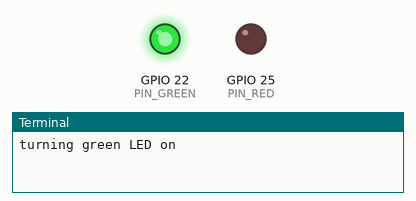
The program below on a simulated Raspberry Pi (BCM pin numbers). On the bench: output pins drawn as LEDs (lit = HIGH), the last lines printed to the terminal. At 40.0 s the program stops and its outputs stay as they are.

Above: at 1.0 s.
At 5.0 s:
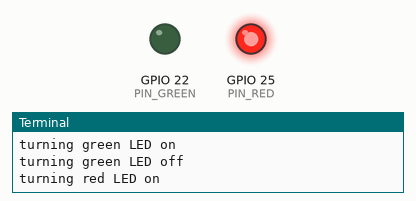
At 7.0 s:
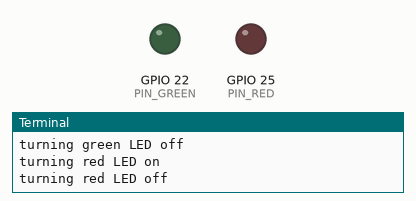
Timing chart, 0 to 10.4 s (numbered marks = the images above):
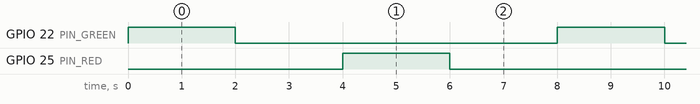

The program:

lightled.py
```python
# Simple script to light LED on Elecrow stack board
# https://sourceforge.net/p/raspberry-gpio-python/wiki/BasicUsage/

import time

import RPi.GPIO as GPIO

PIN_GREEN = 22
PIN_RED = 25

GPIO.setmode(GPIO.BCM)

# Set pins for as OUTPUT
GPIO.setup(PIN_GREEN, GPIO.OUT)
GPIO.setup(PIN_RED, GPIO.OUT)

for x in range(0, 10):
    if x % 2 == 0:
        pin = PIN_GREEN
        led = "green"
    else:
        pin = PIN_RED
        led = "red"

    print("turning %s LED on" % led)
    GPIO.output(pin, GPIO.HIGH)
    time.sleep(2)

    print("turning %s LED off" % led)
    GPIO.output(pin, GPIO.LOW)
    time.sleep(2)

GPIO.cleanup()
```

Measured:
- by itself, GPIO 22 (PIN_GREEN), GPIO 25 (PIN_RED): alternates HIGH for 2.0 s and LOW for 6.0 s
- by itself, everything shown: repeats every 8.0 s, in 4 steps
